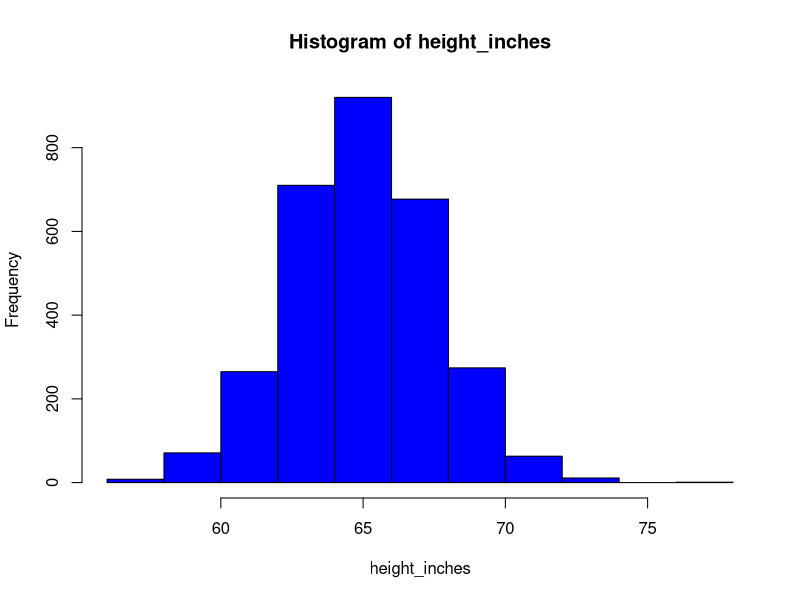
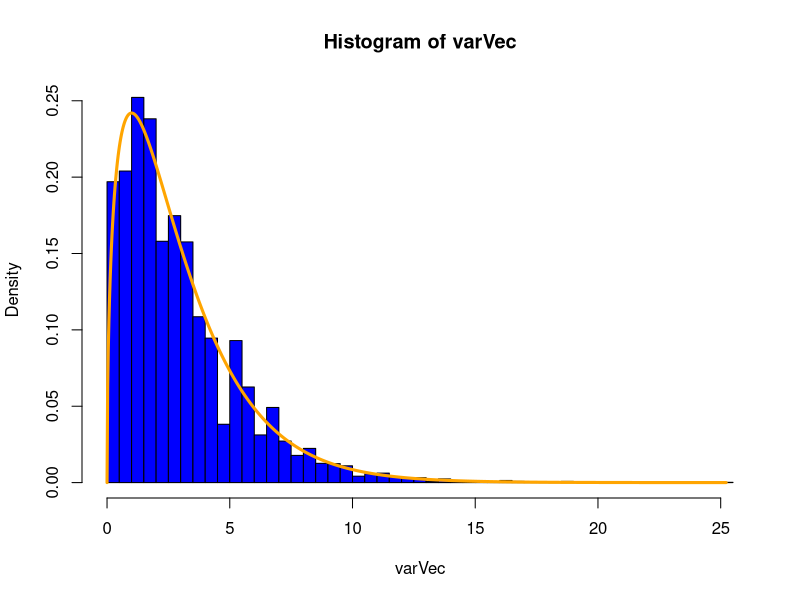
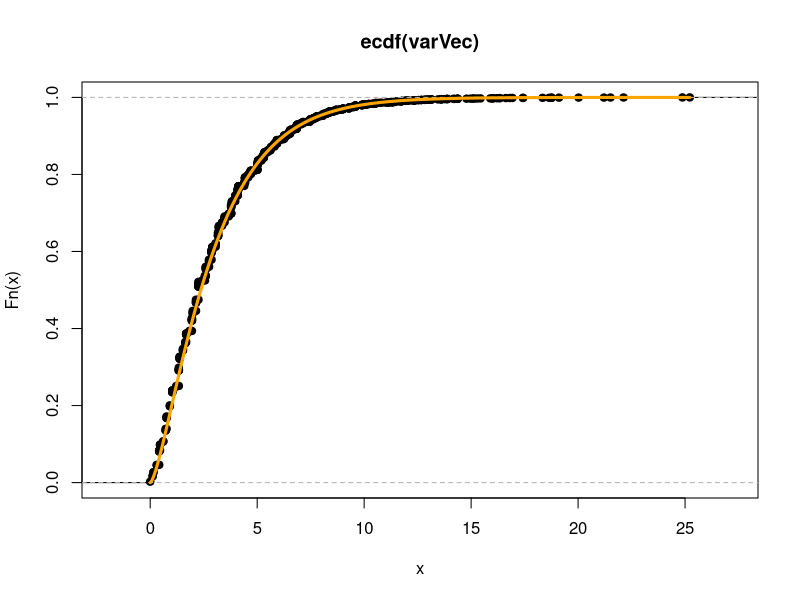

Recreate these plots in R, in order.
## ---- chunk 1
pnorm(0.9) - pnorm(-0.9)
## ---- chunk 2
x <- c(3 < 5, 6 < 5) # logical results "combined" into a vector with c()
x
## ---- chunk 3
mean(x) # mean of logical vector is the proportion TRUE
## ---- chunk 4
Z <- rnorm(100000)
x <- (abs(Z) < 0.9) # big vector of logical results
mean(x)             # mean of logical vector is the proportion TRUE
## ---- chunk 5
Z <- rnorm(100000)
x <- (log(abs(Z)) > 0.5) # big vector of logical results
mean(x)                  # mean of logical vector is the proportion TRUE
## ---- chunk 6
pnorm(1.5) - pnorm(-1.5)

z <- rnorm(100000)
x <- (abs(z) < 1.5) 
mean(x)     
## ---- chunk 7
set.seed(4302019)
n <- 44
sd <- sqrt(16/n)
delta <- 1
vec <- rnorm(10000,mean=1,sd)
count <- 0

for(i in seq(1,10000,1)){
  if(vec[i] <= delta/sd & vec[i] >= -(delta/sd) ){
    count <- count + 1
  }
}

count/10000
## ---- chunk 8
my_prob <- function(delta, sigma, n){ # you can call your function anything you like
  prob <- pnorm(delta / sqrt(sigma ^ 2 / n)) - pnorm(-delta / sqrt(sigma ^ 2 / n)) 
  return(prob)
}
## ---- chunk 9
my_prob(0.3, 1, 9)
## ---- chunk 10
my_prob(sigma = 1, delta = 0.3, n = 9)
## ---- chunk 11
my_prob(0.3, 1, c(9, 10, 11, 12))
## ---- chunk 12
# part (a)
my_prob(0.3,1,16)

# part (b)
my_prob(0.3,1,25) 

my_prob(0.3,1,36)

my_prob(0.3,1,49)

my_prob(0.3,1,64)

# part (c)
# As sample size $n$ gets bigger, the probability that the sample mean will be within 0.3 of the true mean increases.

# part (d) 
# Yes, As n exceeds 43, the probability exceeds 95%

## ---- chunk 13
# part (a)
my_prob(0.3,2,9)

# part (b)
my_prob(0.3,2,25)

my_prob(0.3,2,36)

my_prob(0.3,2,49)

my_prob(0.3,2,64)

# part (c)
# As sample size $n$ gets bigger, the probability that the sample mean will be within 0.3 of the true mean increases.

# part (d) 
# Yes, As n exceeds 43, the probability exceeds 95%
## ---- chunk 14
round(qnorm(c(0.025, 0.05, 0.95, 0.975)), 3)
## ---- chunk 15
ceiling(c(3.9, 41.1, 2.7))
## ---- chunk 16
fun4 <- function(delta,sigma,alpha){
  z <- qnorm(1-alpha/2)
  n <-ceiling(((z*sigma)/delta)^2)
  return(n)
}

fun4(1,0.05,0.3)


# 7.12
fun4(4,0.1,1)

# 7.14
fun4(sqrt(0.4),0.05,0.5)
## ---- chunk 17
fun4(sqrt(4.5),0.05,1)
## ---- chunk 18
require(stats)
tmp <- as.numeric(colnames(crimtab)) / 2.54
height_inches <- as.numeric(rep(tmp, colSums(crimtab)))
## ---- chunk 19
set.seed(4302019)

# part (a)
hist(height_inches, col="blue")

# part (b)
X <- matrix(nrow=10000,ncol=4)

for(i in seq(1,10000,1)){
samp <- sample(height_inches,4,replace = T)
X[i,] <- samp
}

# part (c)
varVec <- rep(NA,10000)
for(i in seq(1,10000,1)){
  varVec[i] <- var(X[i,])
}

# part (d)
mean(varVec)
var(height_inches)


# part (e)
varVec <- (3/var(height_inches))*varVec

k <- max(varVec)
X_grid <- seq(from = 0, to = k, length = 1000)

hist(varVec, breaks = 40, freq = FALSE, col = "blue")
lines(X_grid, dchisq(X_grid, df=3),lwd = 3, col="orange")

plot(ecdf(varVec))
lines(X_grid, pchisq(X_grid, df=3),lwd = 3, col="orange")
## ---- chunk 20
# part (a)
probVec <- c(0.005,0.010,0.025,0.050,0.100,0.900,0.950,0.975,0.990,0.995)
qchisq(probVec,df=10,lower.tail = F)

# part (b)
df <- c(seq(1,30,1),seq(40,100,10))
qchisq(0.05,df,lower.tail = F)
## ---- chunk 21
set.seed(4302019)

1-pchisq(14.625, df = 9) # value of proportion of sample variences > .065

count <- 0
varSamp <- rep(NA,10000)

samp <- (.04/9)*rchisq(10000, df =9)
varSamp <- samp

for(i in seq(1,10000,1)){
if(varSamp[i] > .065){
  count <- count + 1
}
}

count/10000   # approximatly .1
mean(varSamp)   # approximatly .04
## ---- chunk 22
var(varSamp)
